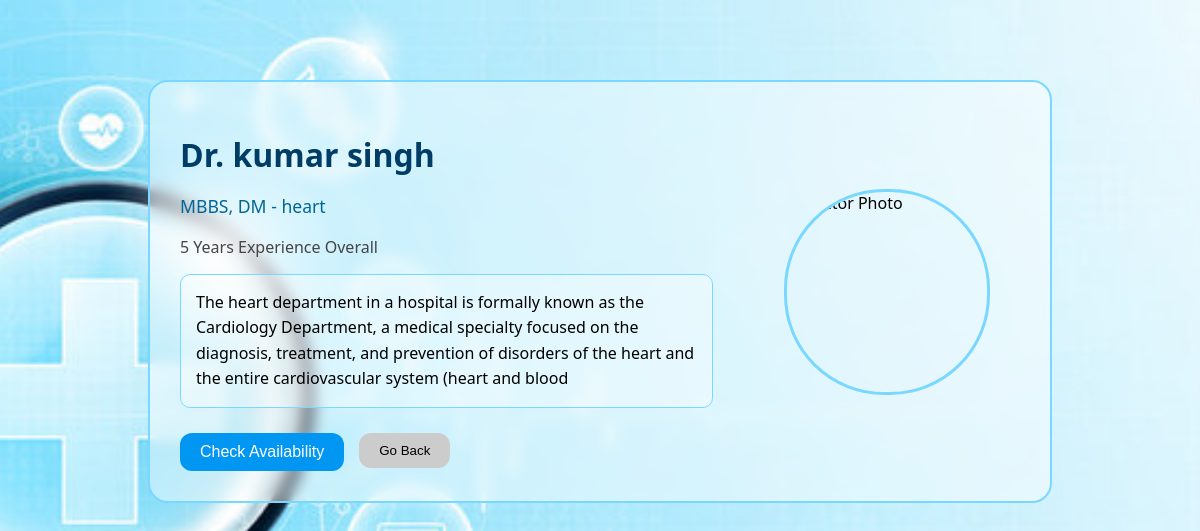
The app's page /doctor_profile/6 with its own data.
### tables this page shows
CREATE TABLE doctors (
            id INTEGER PRIMARY KEY AUTOINCREMENT,
            user_id INTEGER NOT NULL,
            fullname TEXT NOT NULL,
            specialization TEXT NOT NULL,
            department TEXT NOT NULL,
            experience INTEGER,
            FOREIGN KEY (user_id) REFERENCES users(id) ON DELETE CASCADE
        );

CREATE TABLE departments (
            id INTEGER PRIMARY KEY AUTOINCREMENT,
            username TEXT UNIQUE NOT NULL,
            name TEXT NOT NULL,
            overview TEXT
        );

### app.py (the view)
@app.route("/doctor_profile/<int:doctor_id>")
def doctor_profile(doctor_id):
    try:
        conn = module.host_get_db()
        cur = conn.cursor()
        cur.execute("""
            SELECT fullname, specialization, experience, department
            FROM doctors
            WHERE id=?
        """, (doctor_id,))
        doctor = cur.fetchone()
        cur.execute("""
            SELECT overview FROM departments
            WHERE name=?
        """, (doctor["department"],))
        overview = cur.fetchone()
        return render_template(
            "prof_doctor.html",
            doctor=doctor,
            overview=overview["overview"],
            doctor_id=doctor_id
        )
    except Exception as e:
        print("ERROR in doctor_profile:", e)
        return "Error loading doctor profile"
    finally:
        if cur: cur.close()
        if conn: conn.close()

### module.py (called while the page is built)
def host_get_db():
    conn = sqlite3.connect('hospital.db')
    conn.row_factory=sqlite3.Row
    conn.execute("PRAGMA foreign_keys = ON")  # enforce FK constraints
    return conn

### templates/prof_doctor.html (shortened to what this page needs)
<!DOCTYPE html>
<html lang="en">
  <head>
    <link rel="stylesheet" href="/static/profile_doctor.css" />
  </head>
  <body>
    <div class="container">
      <div class="info-box">
        <h1>{{ doctor.fullname }}</h1>
        <p class="qual">MBBS, DM - {{ doctor.specialization }}</p>
        <p class="exp">{{ doctor.experience }} Years Experience Overall</p>
        <p class="bio">{{ overview }}</p>
        <div class="btn-row">
          <a href="/check_availability/{{ doctor_id }}">
            <button class="blue-btn">Check Availability</button>
          </a>
          <a href="javascript:history.back()">
            <button class="gray-btn">Go Back</button>
          </a>
        </div>
      </div>
      <div class="photo-box">
        <img src="/static/profile_doct.jpg" alt="Doctor Photo" />
      </div>
    </div>
  </body>
</html>

### static/profile_doctor.css (style rules this page uses)
body { margin: 0; padding: 0; background: url("image3.jpg") no-repeat center center fixed; background-size: cover; font-family: "Segoe UI", sans-serif; }
.container { width: 70%; margin: 80px auto; display: flex; gap: 40px; padding: 30px; background: rgba(255, 255, 255, 0.45); backdrop-filter: blur(7px); border-radius: 20px; border: 2px solid #7ad7ff; }
.info-box { flex: 2; }
.info-box h1 { margin-bottom: 5px; font-size: 2em; color: #003d66; }
.qual { font-size: 1.1em; color: #006699; }
.exp { font-size: 1em; margin-bottom: 15px; color: #444; }
.bio { background: rgba(255, 255, 255, 0.35); padding: 15px; border-radius: 10px; border: 1px solid #7ad7ff; margin-bottom: 25px; line-height: 1.6; }
.btn-row { display: flex; gap: 15px; }
.blue-btn { padding: 10px 20px; background: #0096f2; border: none; color: white; font-size: 1em; border-radius: 12px; cursor: pointer; transition: 0.3s; }
.gray-btn { padding: 10px 20px; background: #cccccc; border: none; border-radius: 12px; cursor: pointer; }
.photo-box { flex: 1; display: flex; justify-content: center; align-items: center; }
.photo-box img { width: 200px; height: 200px; border-radius: 100px; border: 3px solid #7ad7ff; }

### records on screen
doctors: fullname "Dr. kumar singh", specialization "heart", experience "5"
departments: overview "The heart department in a hospital is formally known as the Cardiology Department, a medical specialty focused on the diagnosis, treatment, and prevention of disorders of the heart and the entire cardiovascular system (heart and blood"
